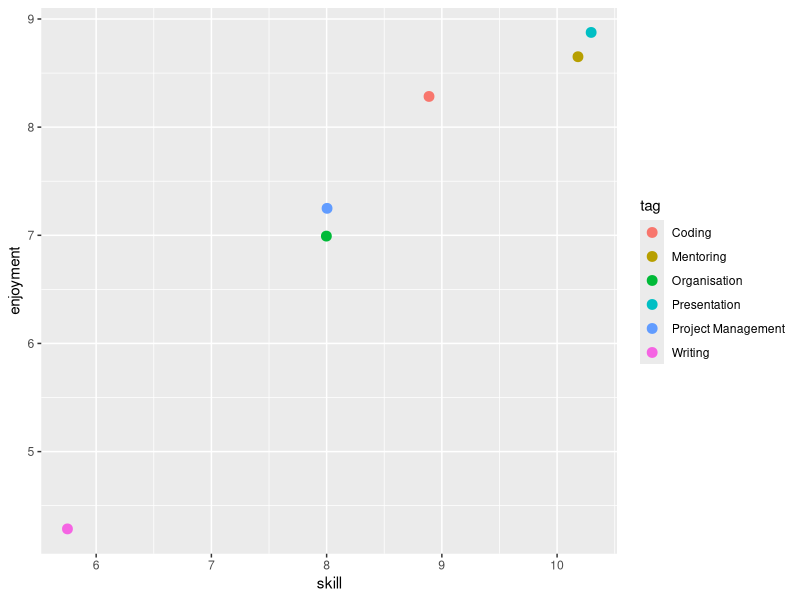
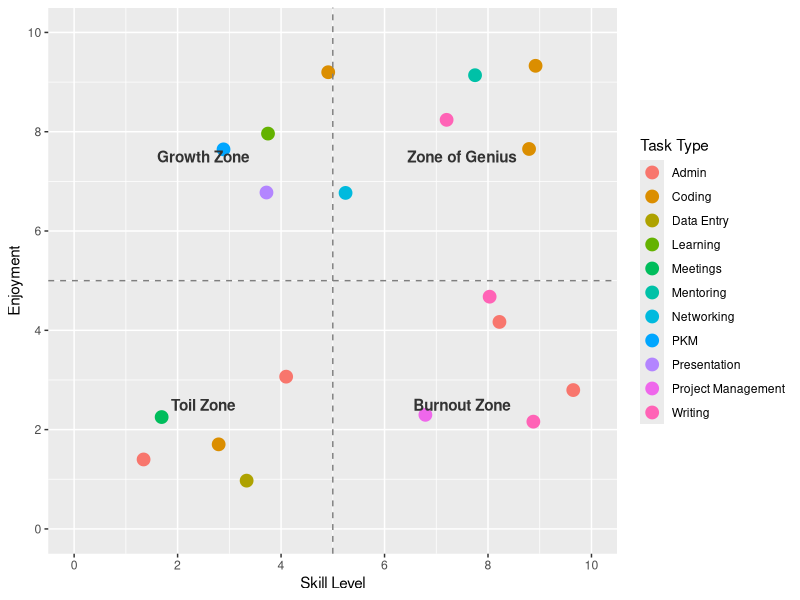

Recreate these plots in R, in order.
## ---- chunk 1
#| echo: true
#| warning: false

library(tidyverse)

# A reproducible example of the data (after extraction)
# this mimics what the parsing script would produce

fake_reflections <- tibble::tribble(~task, ~feeling_score, ~enjoyment, ~skill,
                                    "Wrote a difficult email", 5, 4, 6,
                                    "Gave Tidyverse workshop", 7, 9, 10,
                                    "Debugged failing script", 4, 8, 9,
                                    "Organized project files", 6, 7, 8)

## ---- chunk 2
#| echo: true
#| warning: false

library(tidyverse)
# Same fake data, but with tag as well

fake_reflections <- tibble::tribble(~task, ~feeling_score, ~enjoyment, ~skill, ~tag, 
                                    "Wrote a difficult email", 5, 4, 6, "writing", 
                                    "Gave Tidyverse workshop", 7, 9, 10, "presentation; mentoring",
                                    "Debugged failing script", 4, 8, 9, "coding", 
                                    "Organized project files", 6, 7, 8, "organisation; project management")
## ---- chunk 3
#| echo: true
#| warning: false

fake_reflections <- fake_reflections %>%
  separate_rows(tag, sep = "\\s*;\\s*") %>%
  mutate(tag = str_to_title(tag))

ggplot(fake_reflections, aes(x = skill, y = enjoyment, color = tag)) +
  geom_jitter(size=3)

## ---- chunk 4
#| echo: true
#| warning: false

str(fake_reflections)
## ---- chunk 5
library(tidyverse)

fake_reflections <- tibble::tribble(~task, ~feeling_score, ~feeling_text, ~enjoyment, ~skill, ~tag,
                                    "Wrote a difficult email",  5, "focused", 4, 6, "writing",
                                    "Gave Tidyverse workshop",  3, "anxious", 9, 10, "presentation",
                                    "Debugged failing script",  4, "challenged", 8, 9, "coding",
                                    "Organized project files",  7, "productive", 7, 8, "project management")
## ---- chunk 6
#| echo: true
#| warning: false

library(tidyverse)

# A more thorough fake dataset

reflections_final <- tibble::tribble(~task, ~enjoyment, ~skill, ~tag,
  "Gave Tidyverse workshop", 9, 10, "Presentation",
  "Debugged a complex script", 8, 9, "Coding",
  "Mentored a junior colleague on their project", 9, 8, "Mentoring",
  "Outlined a new blog post idea", 8, 7, "Writing",
  "Designed a data visualization", 9, 9, "Coding",
  "Automated a boring report with a script", 10, 8, "Coding",
  "Addressed reviewer comments (round 3)", 2, 9, "Writing",
  "Formatted citations for a paper", 3, 10, "Admin",
  "Answered 50 emails in one afternoon", 4, 8, "Admin",
  "Chased co-authors for manuscript feedback", 2, 7, "Project Management",
  "Wrote detailed project documentation", 5, 8, "Writing",
  "Learned a new ggplot extension", 8, 4, "Learning",
  "First attempt at a simple Shiny app", 9, 5, "Coding",
  "Networking at a conference", 7, 5, "Networking",
  "Trying out a new note-taking method", 8, 3, "PKM",
  "Recording a short tutorial video", 7, 4, "Presentation",
  "Manually copied data from PDF to Excel", 1, 3, "Data Entry",
  "Sat through a mandatory, irrelevant meeting", 2, 2, "Meetings",
  "Troubleshot a printer connection issue", 1, 1, "Admin",
  "Filled out travel reimbursement forms", 3, 4, "Admin",
  "Unsuccessfully tried to configure a server", 2, 3, "Coding")

# The ggplot code remains the same

ggplot(reflections_final, aes(x = skill, y = enjoyment, color = tag)) +
  geom_jitter(size = 4) +
  labs(x = "Skill Level", y = "Enjoyment",
    color = "Task Type") +
  scale_x_continuous(limits = c(0, 10), breaks = seq(0, 10, 2)) +
  scale_y_continuous(limits = c(0, 10), breaks = seq(0, 10, 2)) +
  geom_hline(yintercept = 5, linetype = "dashed", color = "gray50") +
  geom_vline(xintercept = 5, linetype = "dashed", color = "gray50") +
    annotate("text", x = 7.5, y = 7.5, label = "Zone of Genius", color = "gray20", fontface = "bold") +
  annotate("text", x = 7.5, y = 2.5, label = "Burnout Zone", color = "gray20", fontface = "bold") +
  annotate("text", x = 2.5, y = 7.5, label = "Growth Zone", color = "gray20", fontface = "bold") +
  annotate("text", x = 2.5, y = 2.5, label = "Toil Zone", color = "gray20", fontface = "bold")

